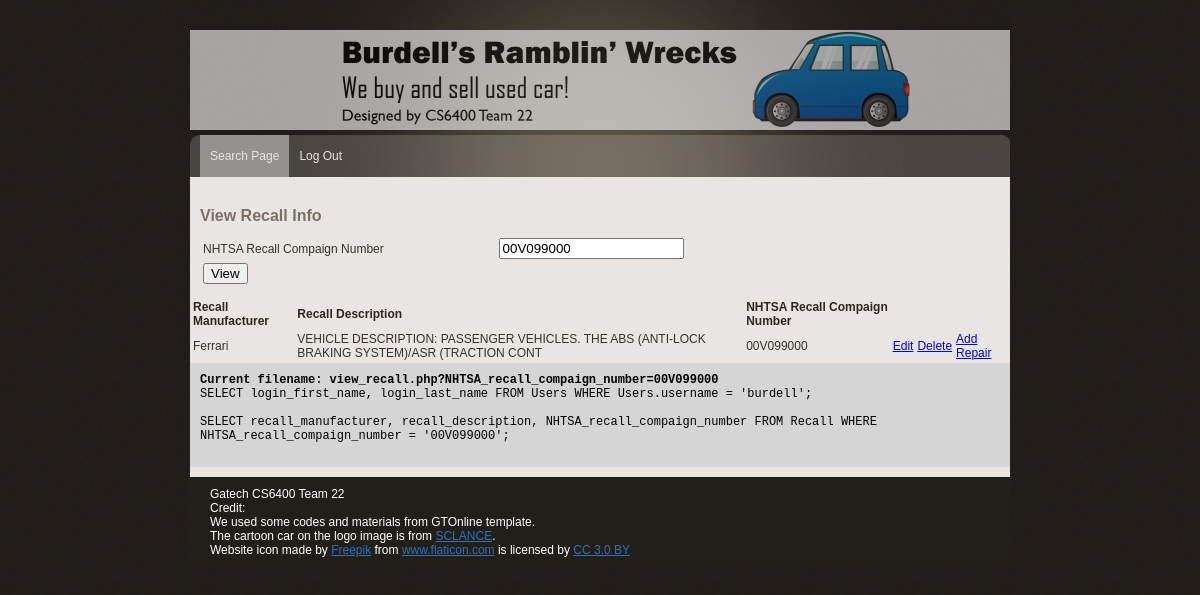
Screenshot of /view_recall.php?NHTSA_recall_compaign_number=00V099000 (signed in) with the database file from the repository.
### tables this page shows
CREATE TABLE Recall (
  recall_manufacturer varchar(50) NOT NULL,
  recall_description varchar(250) NULL,
  NHTSA_recall_compaign_number varchar(50) NOT NULL,
  PRIMARY KEY (nhtsa_recall_compaign_number),
  FOREIGN KEY (recall_manufacturer)
    REFERENCES Manufacturer (manufacturer_name)
);

### view_recall.php (the view, shortened to what this page needs)
<?php
include('lib/common.php');
?>
<?php include("lib/header.php"); ?>
</head>
<body>
<div id="main_container">
    <?php include("lib/menu.php"); ?>
    <div class="center_content">
        <div class="center_left">
            <div class="features">
                <div class="View Recall section">
                    <div class="subtitle">View Recall Info</div>
                    <form name="profileform" action="view_recall.php" method="GET">
                        <table>
                            <tr>
                                <td>NHTSA Recall Compaign Number</td>
                                <td>
                                    <input name = "NHTSA_recall_compaign_number" type = "text" list = "NHTSA_list" value="<?php if ($_GET['NHTSA_recall_compaign_number']) { print $_GET['NHTSA_recall_compaign_number']; } ?>">
                                </td>
                            </tr>
                            <tr>
                                <td>
                                <input name = "view" type = "submit" id = "view" value = "View">
                                </td>
                            </tr>
                        </table>
                    </form>
                </div>
            </div>
        </div>
        <?php
        if($_SERVER['REQUEST_METHOD'] == 'GET'){
            $enteredNHTSA_recall_compaign_number = mysqli_real_escape_string($db, $_GET['NHTSA_recall_compaign_number']);
            $query  = "SELECT recall_manufacturer, recall_description, NHTSA_recall_compaign_number ";
            $from = " FROM Recall ";
            $where = "";
            if(empty($enteredNHTSA_recall_compaign_number)){
                $where = "";
            }else{
                $where = " WHERE NHTSA_recall_compaign_number = '$enteredNHTSA_recall_compaign_number'";
            }
            $query = $query . $from . $where;
            $result = mysqli_query($db, $query);
            echo "<div>";
            echo "<table>";
            echo "<tr>";
            echo "<td class=\"heading\">Recall Manufacturer</td>";
            echo "<td class=\"heading\">Recall Description</td>";
            echo "<td class=\"heading\">NHTSA Recall Compaign Number</td>";
            echo "</tr>";
            while ($row = mysqli_fetch_array($result, MYSQLI_ASSOC)) {
                print "<tr>";
                print "<td>" . $row['recall_manufacturer'] . "</td>";
                print "<td>" . $row['recall_description'] . "</td>";
                print "<td>" . $row['NHTSA_recall_compaign_number'] . "</td>";
                echo "<td><a href='edit_recall.php?NHTSA_recall_compaign_number=".$row['NHTSA_recall_compaign_number']."&recall_description=".$row['recall_description']. "&recall_manufacturer=" .$row['recall_manufacturer']."'>Edit</a></td>";
                echo "<td><a href='delete_recall.php?NHTSA_recall_compaign_number=".$row['NHTSA_recall_compaign_number']."&recall_description=".$row['recall_description']. "&recall_manufacturer=" .$row['recall_manufacturer']."'>Delete</a></td>";
                echo "<td><a href='add_repair.php?NHTSA_recall_compaign_number=".$row['NHTSA_recall_compaign_number']."&recall_description=".$row['recall_description']. "&recall_manufacturer=" .$row['recall_manufacturer']."'>Add Repair</a></td>";
            }
            echo "</table>";
            echo "</div>";
        }
        ?>
        <?php include("lib/error.php"); ?>
    </div>
    <?php include("lib/footer.php"); ?>
</div>
</body>
</html>

### css/gtonline_style.css (style rules this page uses)
body { background:url(../img/bg.gif) repeat #000000; padding:0; font-family: Verdana, Geneva, sans-serif; font-size:12px; margin:auto auto auto auto; color:#36322b; }
table { width: 100%; }
th, td { padding: 1px; text-align: left; }
#main_container { width:820px; height:auto; margin:auto; padding:0px; }
.heading { font-size:12px; color:#2e2721; font-weight:bold; }
.subtitle { width: 600px; font-family: Verdana, Geneva, sans-serif; font-weight:bold; font-size:16px; color:#806F66; padding:10px 0px 10px 0px; }
.center_content { width:820px; height:auto; padding:10px 0px 10px 0px; clear:both; background-color:#E9E5E2; }
.center_left { width:600px; float:left; padding:10px 10px 10px 10px; }

### rows the page displays
recall: recall_manufacturer "Ferrari", recall_description "VEHICLE DESCRIPTION: PASSENGER VEHICLES. THE ABS (ANTI-LOCK BRAKING SYSTEM)/ASR (TRACTION CONT", NHTSA_recall_compaign_number "00V099000"

### other values shown
$query "Current filename: view_recall.php?NHTSA_recall_compaign_number=00V099000"
$query "SELECT login_first_name, login_last_name FROM Users WHERE Users.username = 'burdell';"
$query "SELECT recall_manufacturer, recall_description, NHTSA_recall_compaign_number FROM Recall WHERE NHTSA_recall_compaign_number = '00V099000';"
